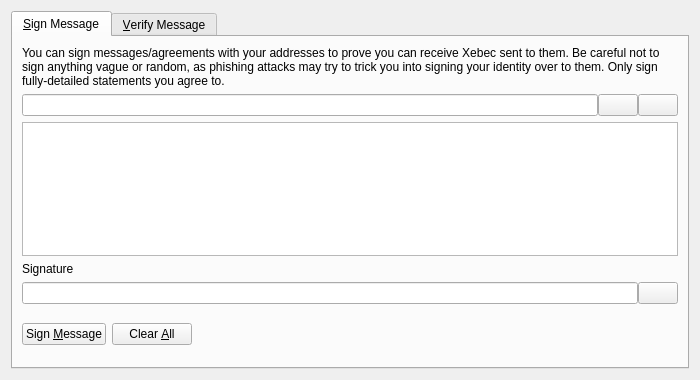
<?xml version="1.0" encoding="UTF-8"?>
<ui version="4.0">
 <class>SignVerifyMessageDialog</class>
 <widget class="QDialog" name="SignVerifyMessageDialog">
  <property name="geometry">
   <rect>
    <x>0</x>
    <y>0</y>
    <width>700</width>
    <height>380</height>
   </rect>
  </property>
  <property name="windowTitle">
   <string>Signatures - Sign / Verify a Message</string>
  </property>
  <property name="modal">
   <bool>true</bool>
  </property>
  <layout class="QVBoxLayout" name="verticalLayout">
   <item>
    <widget class="QTabWidget" name="tabWidget">
     <property name="currentIndex">
      <number>0</number>
     </property>
     <widget class="QWidget" name="tabSignMessage">
      <attribute name="title">
       <string>&amp;Sign Message</string>
      </attribute>
      <layout class="QVBoxLayout" name="verticalLayout_SM">
       <item>
        <widget class="QLabel" name="infoLabel_SM">
         <property name="text">
          <string>You can sign messages/agreements with your addresses to prove you can receive Xebec sent to them. Be careful not to sign anything vague or random, as phishing attacks may try to trick you into signing your identity over to them. Only sign fully-detailed statements you agree to.</string>
         </property>
         <property name="textFormat">
          <enum>Qt::PlainText</enum>
         </property>
         <property name="wordWrap">
          <bool>true</bool>
         </property>
        </widget>
       </item>
       <item>
        <layout class="QHBoxLayout" name="horizontalLayout_1_SM">
         <property name="spacing">
          <number>0</number>
         </property>
         <item>
          <widget class="QValidatedLineEdit" name="addressIn_SM">
           <property name="toolTip">
            <string>The Xebec address to sign the message with</string>
           </property>
          </widget>
         </item>
         <item>
          <widget class="QPushButton" name="addressBookButton_SM">
           <property name="toolTip">
            <string>Choose previously used address</string>
           </property>
           <property name="text">
            <string/>
           </property>
           <property name="shortcut">
            <string>Alt+A</string>
           </property>
           <property name="autoDefault">
            <bool>false</bool>
           </property>
          </widget>
         </item>
         <item>
          <widget class="QPushButton" name="pasteButton_SM">
           <property name="toolTip">
            <string>Paste address from clipboard</string>
           </property>
           <property name="text">
            <string/>
           </property>
           <property name="shortcut">
            <string>Alt+P</string>
           </property>
           <property name="autoDefault">
            <bool>false</bool>
           </property>
          </widget>
         </item>
        </layout>
       </item>
       <item>
        <widget class="QPlainTextEdit" name="messageIn_SM">
         <property name="toolTip">
          <string>Enter the message you want to sign here</string>
         </property>
        </widget>
       </item>
       <item>
        <widget class="QLabel" name="signatureLabel_SM">
         <property name="text">
          <string>Signature</string>
         </property>
         <property name="textFormat">
          <enum>Qt::PlainText</enum>
         </property>
        </widget>
       </item>
       <item>
        <layout class="QHBoxLayout" name="horizontalLayout_2_SM">
         <property name="spacing">
          <number>0</number>
         </property>
         <item>
          <widget class="QLineEdit" name="signatureOut_SM">
           <property name="font">
            <font>
             <italic>true</italic>
            </font>
           </property>
           <property name="readOnly">
            <bool>true</bool>
           </property>
          </widget>
         </item>
         <item>
          <widget class="QPushButton" name="copySignatureButton_SM">
           <property name="toolTip">
            <string>Copy the current signature to the system clipboard</string>
           </property>
           <property name="text">
            <string/>
           </property>
           <property name="autoDefault">
            <bool>false</bool>
           </property>
          </widget>
         </item>
        </layout>
       </item>
       <item>
        <layout class="QHBoxLayout" name="horizontalLayout_3_SM">
         <item>
          <widget class="QPushButton" name="signMessageButton_SM">
           <property name="toolTip">
            <string>Sign the message to prove you own this Xebec address</string>
           </property>
           <property name="text">
            <string>Sign &amp;Message</string>
           </property>
           <property name="autoDefault">
            <bool>false</bool>
           </property>
          </widget>
         </item>
         <item>
          <widget class="QPushButton" name="clearButton_SM">
           <property name="toolTip">
            <string>Reset all sign message fields</string>
           </property>
           <property name="text">
            <string>Clear &amp;All</string>
           </property>
           <property name="autoDefault">
            <bool>false</bool>
           </property>
          </widget>
         </item>
         <item>
          <spacer name="horizontalSpacer_1_SM">
           <property name="orientation">
            <enum>Qt::Horizontal</enum>
           </property>
           <property name="sizeHint" stdset="0">
            <size>
             <width>40</width>
             <height>48</height>
            </size>
           </property>
          </spacer>
         </item>
         <item>
          <widget class="QLabel" name="statusLabel_SM">
           <property name="font">
            <font>
             <weight>75</weight>
             <bold>true</bold>
            </font>
           </property>
           <property name="text">
            <string/>
           </property>
           <property name="wordWrap">
            <bool>true</bool>
           </property>
          </widget>
         </item>
         <item>
          <spacer name="horizontalSpacer_2_SM">
           <property name="orientation">
            <enum>Qt::Horizontal</enum>
           </property>
           <property name="sizeHint" stdset="0">
            <size>
             <width>40</width>
             <height>48</height>
            </size>
           </property>
          </spacer>
         </item>
        </layout>
       </item>
      </layout>
     </widget>
     <widget class="QWidget" name="tabVerifyMessage">
      <attribute name="title">
       <string>&amp;Verify Message</string>
      </attribute>
      <layout class="QVBoxLayout" name="verticalLayout_VM">
       <item>
        <widget class="QLabel" name="infoLabel_VM">
         <property name="text">
          <string>Enter the receiver's address, message (ensure you copy line breaks, spaces, tabs, etc. exactly) and signature below to verify the message. Be careful not to read more into the signature than what is in the signed message itself, to avoid being tricked by a man-in-the-middle attack. Note that this only proves the signing party receives with the address, it cannot prove sendership of any transaction!</string>
         </property>
         <property name="textFormat">
          <enum>Qt::PlainText</enum>
         </property>
         <property name="alignment">
          <set>Qt::AlignLeading|Qt::AlignLeft|Qt::AlignTop</set>
         </property>
         <property name="wordWrap">
          <bool>true</bool>
         </property>
        </widget>
       </item>
       <item>
        <layout class="QHBoxLayout" name="horizontalLayout_1_VM">
         <property name="spacing">
          <number>0</number>
         </property>
         <item>
          <widget class="QValidatedLineEdit" name="addressIn_VM">
           <property name="toolTip">
            <string>The Xebec address the message was signed with</string>
           </property>
          </widget>
         </item>
         <item>
          <widget class="QPushButton" name="addressBookButton_VM">
           <property name="toolTip">
            <string>Choose previously used address</string>
           </property>
           <property name="text">
            <string/>
           </property>
           <property name="shortcut">
            <string>Alt+A</string>
           </property>
           <property name="autoDefault">
            <bool>false</bool>
           </property>
          </widget>
         </item>
        </layout>
       </item>
       <item>
        <widget class="QPlainTextEdit" name="messageIn_VM"/>
       </item>
       <item>
        <widget class="QValidatedLineEdit" name="signatureIn_VM"/>
       </item>
       <item>
        <layout class="QHBoxLayout" name="horizontalLayout_2_VM">
         <item>
          <widget class="QPushButton" name="verifyMessageButton_VM">
           <property name="toolTip">
            <string>Verify the message to ensure it was signed with the specified Xebec address</string>
           </property>
           <property name="text">
            <string>Verify &amp;Message</string>
           </property>
           <property name="autoDefault">
            <bool>false</bool>
           </property>
          </widget>
         </item>
         <item>
          <widget class="QPushButton" name="clearButton_VM">
           <property name="toolTip">
            <string>Reset all verify message fields</string>
           </property>
           <property name="text">
            <string>Clear &amp;All</string>
           </property>
           <property name="autoDefault">
            <bool>false</bool>
           </property>
          </widget>
         </item>
         <item>
          <spacer name="horizontalSpacer_1_VM">
           <property name="orientation">
            <enum>Qt::Horizontal</enum>
           </property>
           <property name="sizeHint" stdset="0">
            <size>
             <width>40</width>
             <height>48</height>
            </size>
           </property>
          </spacer>
         </item>
         <item>
          <widget class="QLabel" name="statusLabel_VM">
           <property name="font">
            <font>
             <weight>75</weight>
             <bold>true</bold>
            </font>
           </property>
           <property name="text">
            <string/>
           </property>
           <property name="wordWrap">
            <bool>true</bool>
           </property>
          </widget>
         </item>
         <item>
          <spacer name="horizontalSpacer_2_VM">
           <property name="orientation">
            <enum>Qt::Horizontal</enum>
           </property>
           <property name="sizeHint" stdset="0">
            <size>
             <width>40</width>
             <height>48</height>
            </size>
           </property>
          </spacer>
         </item>
        </layout>
       </item>
      </layout>
     </widget>
    </widget>
   </item>
  </layout>
 </widget>
 <customwidgets>
  <customwidget>
   <class>QValidatedLineEdit</class>
   <extends>QLineEdit</extends>
   <header>qvalidatedlineedit.h</header>
  </customwidget>
 </customwidgets>
 <resources>
  <include location="../xebec.qrc"/>
 </resources>
 <connections/>
</ui>
